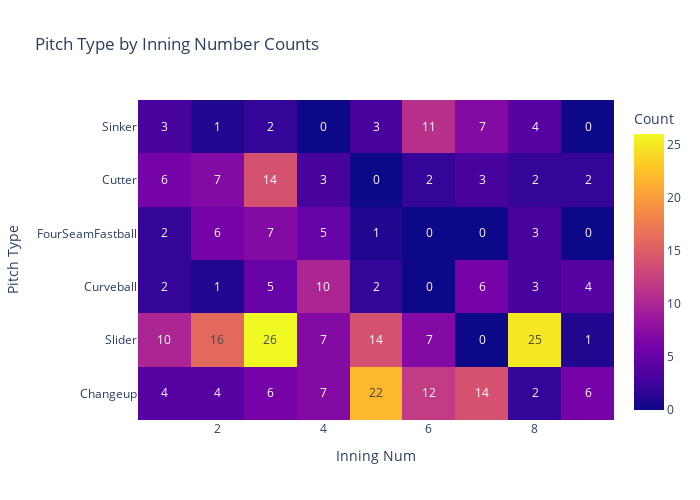

This figure's notebook cell:
### Code cell
# Create a heatmap
fig = px.imshow(melted_pitch_type_inning_df.pivot(index='Pitch Type', columns='Inning Num', values='Count'),
                x=melted_pitch_type_inning_df['Inning Num'].unique(),
                y=melted_pitch_type_inning_df['Pitch Type'].unique(),
                labels=dict(x='Inning Num', y='Pitch Type', color='Count'),
                title='Pitch Type by Inning Number Counts',
                width=700,
                height=500, 
                text_auto=True)

# Show the plot
fig.show()

### Figure 1 — Plotly figure (JSON) as saved in the notebook; plotly's stock layout.template omitted (floating-point values rounded to 4 significant figures)
{"data": [{"coloraxis": "coloraxis", "hovertemplate": "Inning Num: %{x}<br>Pitch Type: %{y}<br>Count: %{z}<extra></extra>", "name": "0", "texttemplate": "%{z}", "type": "heatmap", "x": [1, 2, 3, 4, 5, 6, 7, 8, 9], "xaxis": "x", "y": ["Sinker", "Cutter", "FourSeamFastball", "Curveball", "Slider", "Changeup"], "yaxis": "y", "z": [[3, 1, 2, 0, 3, 11, 7, 4, 0], [6, 7, 14, 3, 0, 2, 3, 2, 2], [2, 6, 7, 5, 1, 0, 0, 3, 0], [2, 1, 5, 10, 2, 0, 6, 3, 4], [10, 16, 26, 7, 14, 7, 0, 25, 1], [4, 4, 6, 7, 22, 12, 14, 2, 6]]}], "layout": {"coloraxis": {"colorbar": {"title": {"text": "Count"}}, "colorscale": [[0, "#0d0887"], [0.1111, "#46039f"], [0.2222, "#7201a8"], [0.3333, "#9c179e"], [0.4444, "#bd3786"], [0.5556, "#d8576b"], [0.6667, "#ed7953"], [0.7778, "#fb9f3a"], [0.8889, "#fdca26"], [1, "#f0f921"]]}, "height": 500, "title": {"text": "Pitch Type by Inning Number Counts"}, "width": 700, "xaxis": {"anchor": "y", "constrain": "domain", "domain": [0, 1], "scaleanchor": "y", "title": {"text": "Inning Num"}}, "yaxis": {"anchor": "x", "autorange": "reversed", "constrain": "domain", "domain": [0, 1], "title": {"text": "Pitch Type"}}}}
